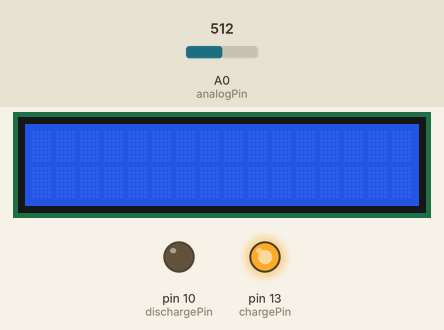
Recording of a sketch running on a simulated Arduino Uno, built with avr-gcc and run on an emulated ATmega328P. Parts: 16×2 character LCD, output pins drawn as LEDs (lit = HIGH). Inputs (shaded band) come from the test bench; at power-on: A0 (analogPin) = 512. What the sketch prints to the serial monitor is not drawn.

Above: at 1.2 s.
1.3 s: A0 (analogPin) set to 637
2.8 s: A0 (analogPin) set to 658
At 3.7 s:
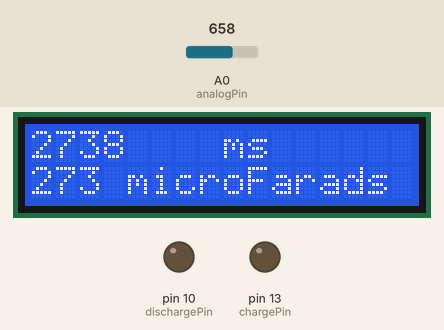
4.3 s: A0 (analogPin) set to 0
At 5.4 s:
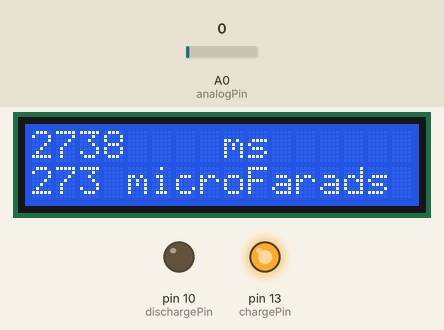
Timing chart, 0 to 7.3 s (numbered marks = the images above; inputs shaded):
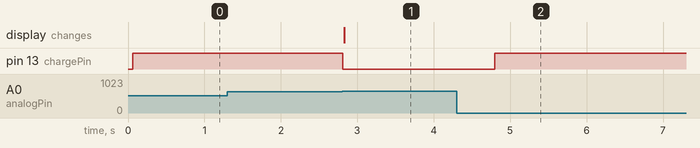

Measured:
- the behaviour switches between 647 and 648 on A0 (analogPin) (found by bisection; images 0 and 1)
- after the input at 1.3 s, every drawn part: stays the same
- after the input at 2.8 s, pin 13 (chargePin): HIGH → LOW at once; the display: changes at once (image 1)
- after the input at 4.3 s, pin 13 (chargePin): LOW → HIGH after 0.50 s

The sketch:

capacitor_lcd_display.ino
```cpp
// include the library code:
#include <LiquidCrystal.h>

// initialize the library by associating any needed LCD interface pin
// with the arduino pin number it is connected to
const int rs = 12, en = 11, d4 = 5, d5 = 4, d6 = 3, d7 = 2;
LiquidCrystal lcd(rs, en, d4, d5, d6, d7);

// Capacitor pins
#define analogPin 0
#define chargePin 13
#define dischargePin 10
#define resistorValue 10000.0F

unsigned long startTime;
unsigned long elapsedTime;
float microFarads;
float nanoFarads;

void setup() {
  // set up the LCD's number of columns and rows:
  lcd.begin(16, 2);
  // // Print a message to the LCD.
  // lcd.print("hello, world!");

  /////////////////////////////////////////////////////////
  /// Capacitor code
  Serial.begin(9600);
  pinMode(chargePin, OUTPUT);
  digitalWrite(chargePin, LOW);
}

void loop() {
  // set the cursor to column 0, line 1
  // (note: line 1 is the second row, since counting begins with 0):
  // lcd.setCursor(0, 1);
  // // print the number of seconds since reset:
  // lcd.print(millis() / 1000);

  ///////////////////////////////////////////////
  // Capacitor code
  digitalWrite(chargePin, HIGH);
  startTime = millis();
  while (analogRead(analogPin) < 648) {
  }

  elapsedTime = millis() - startTime;
  microFarads = ((float)elapsedTime / resistorValue) * 1000;
  Serial.print(elapsedTime);
  Serial.print(" mS    ");
  // lcd
  lcd.clear();
  lcd.setCursor(0, 0);
  lcd.print(elapsedTime);
  lcd.setCursor(7, 0);
  lcd.print(" ms");

  lcd.setCursor(0, 1);

  if (microFarads > 1) {
    Serial.print((long)microFarads);
    Serial.println(" microFarads");
    // lcd

    lcd.print((long)microFarads);
    lcd.print(" microFarads");
  }

  else {
    nanoFarads = microFarads * 1000.0;
    Serial.print((long)nanoFarads);
    Serial.println(" nanoFarads");
    // lcd
    lcd.print((long)nanoFarads);
    lcd.print(" nanoFarads");
    // delay(500);
  }

  digitalWrite(chargePin, LOW);
  pinMode(dischargePin, OUTPUT);
  digitalWrite(dischargePin, LOW);
  while (analogRead(analogPin) > 0) {
  }

  pinMode(dischargePin, INPUT);
  delay(500);
}
```
